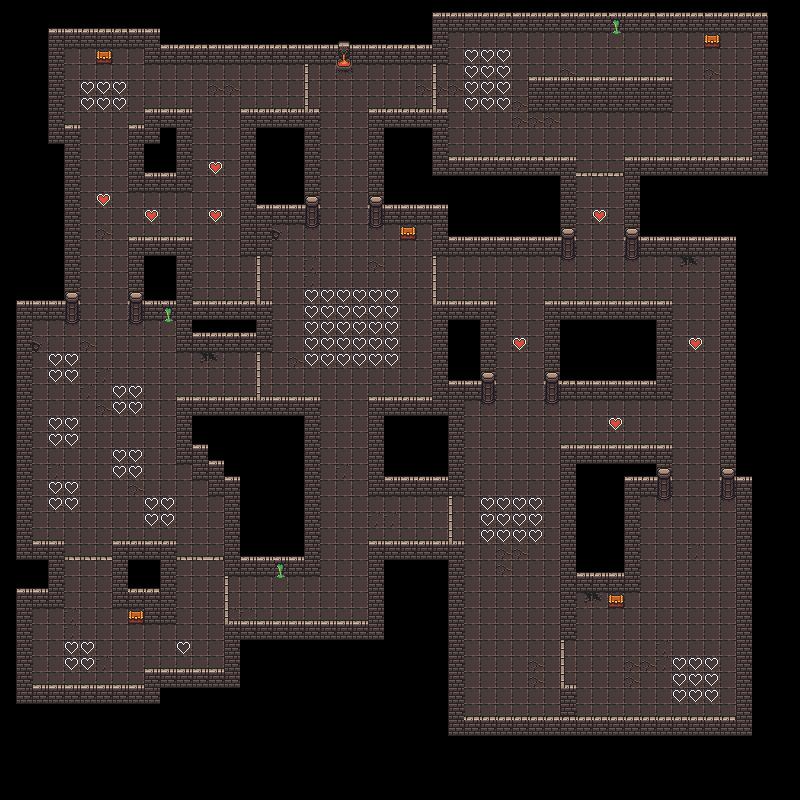

Below is a game level as drawn by its tile map, then a one-line description and the .tmx that defines it (tile-layer data replaced by summaries):
An orthogonal 50x50 tile map with 16x16 px tiles, 7 tile layers (Walkable, Collidable, Details, LockedDoor, ...).

<map version="1.2" tiledversion="1.2.3" orientation="orthogonal" renderorder="left-down" width="50" height="50" tilewidth="16" tileheight="16" infinite="0" nextlayerid="9" nextobjectid="1">
 <tileset firstgid="1" source="../../textures/maps/map_texture_dungeontileset.tsx" />
 <layer id="1" name="Walkable" width="50" height="50">
  <data>[2500 cells, 1134 non-empty, 6 distinct tile ids]</data>
 </layer>
 <layer id="2" name="Collidable" width="50" height="50">
  <data>[2500 cells, 486 non-empty, 1 distinct tile ids]</data>
 </layer>
 <layer id="3" name="Details" width="50" height="50">
  <data>[2500 cells, 275 non-empty, 11 distinct tile ids]</data>
 </layer>
 <layer id="5" name="LockedDoor" width="50" height="50">
  <data>[2500 cells, 33 non-empty, 3 distinct tile ids]</data>
 </layer>
 <layer id="8" name="PlayerSpawn" width="50" height="50">
  <data>[2500 cells, 8 non-empty, 1 distinct tile ids]</data>
 </layer>
 <layer id="6" name="ChestSpawn" width="50" height="50">
  <data>[2500 cells, 5 non-empty, 1 distinct tile ids]</data>
 </layer>
 <layer id="7" name="EnemySpawn" width="50" height="50">
  <data>[2500 cells, 98 non-empty, 1 distinct tile ids]</data>
 </layer>
</map>
